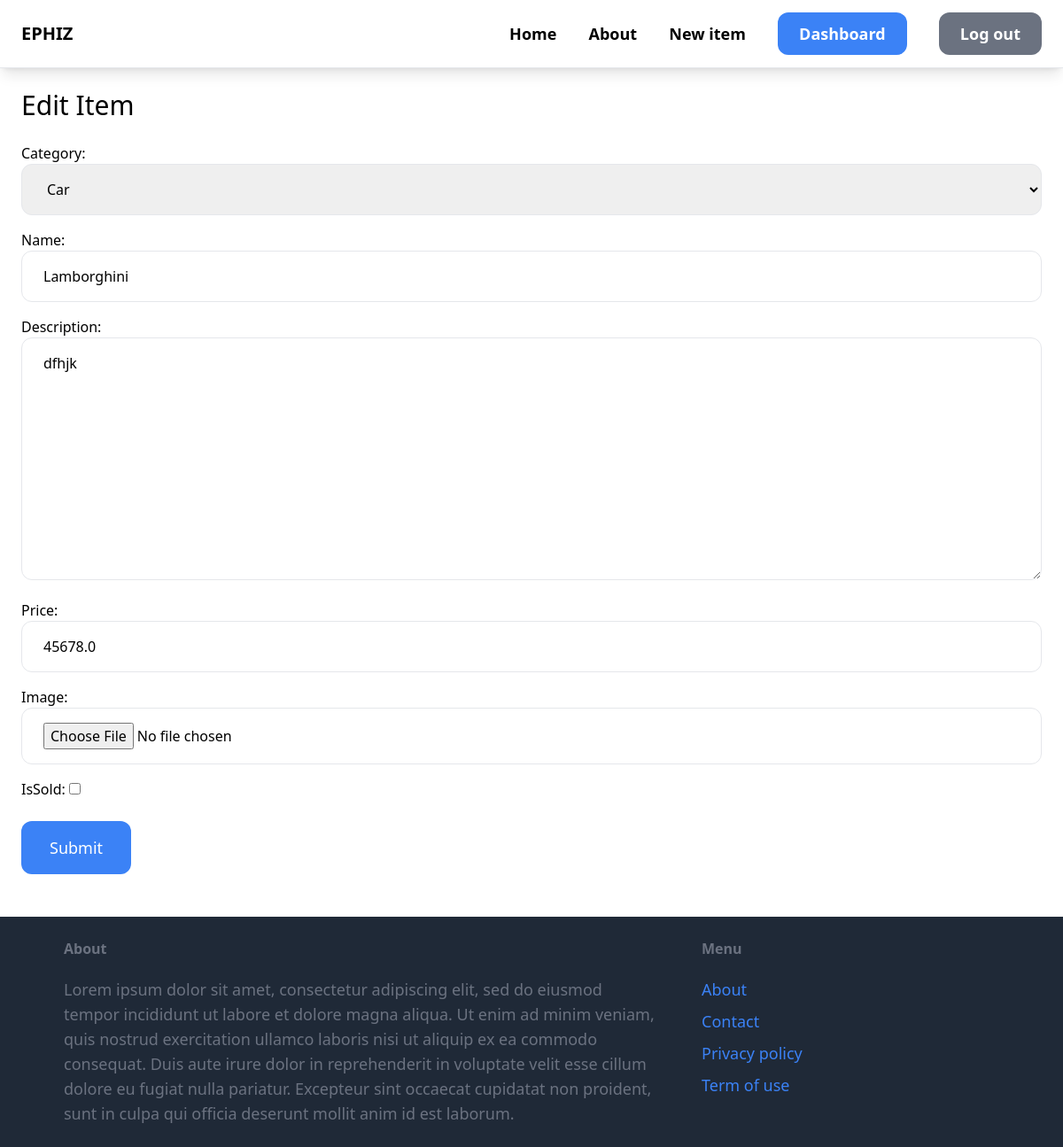
Page /item/3/edit/ (signed in) on the earlier database version.
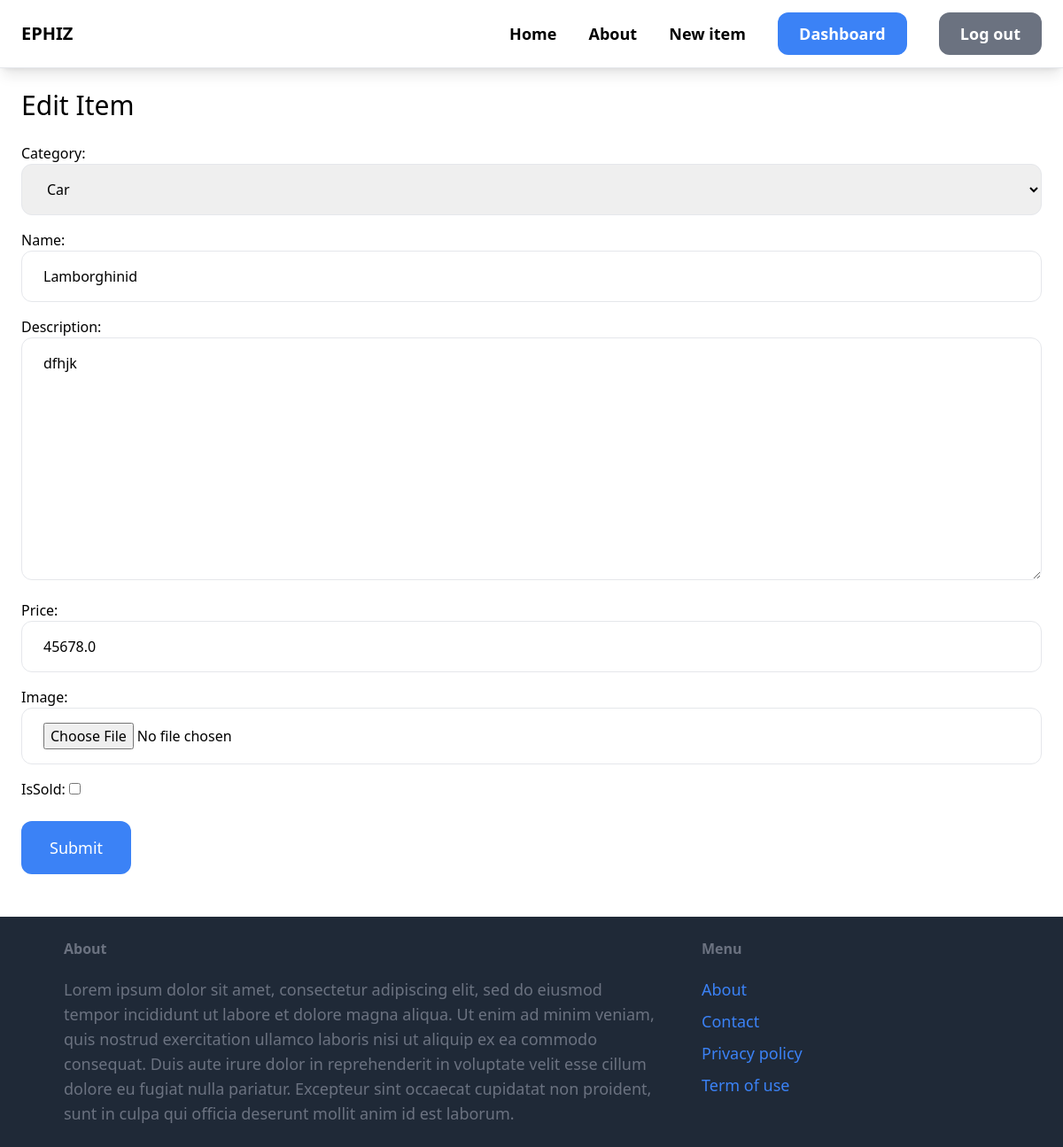
Same page on the later database version.
### item/models.py (models this page shows, shortened)
class Category(models.Model):
    name = models.CharField(max_length=255)
    class Meta:
        verbose_name_plural = 'Categories'
    def __str__(self):
        return self.name

class Item(models.Model):
    category = models.ForeignKey(Category, related_name='items', on_delete=models.CASCADE)
    name = models.CharField(max_length=255)
    image = models.ImageField(upload_to='item_images/', blank=True, null=True)
    description = models.TextField(blank=True, null = True)
    price = models.FloatField()
    isSold = models.BooleanField(default=False)
    createdAt = models.DateTimeField(auto_now_add=True)
    createdBy = models.ForeignKey(User, related_name='items', on_delete=models.CASCADE)

### item/views.py (the view)
# urls.py: path('<int:pk>/edit/', views.edit, name='edit'),
@login_required
def edit(request, pk):
    item = get_object_or_404(Item, pk=pk, createdBy=request.user)
    if request.method == 'POST':
        form = EditItemForm(request.POST, request.FILES, instance=item)
        if form.is_valid():
            form.save()
        return redirect('item:detail', pk=item.id)
    else:
        form = EditItemForm(instance=item)
    return render(request, 'item/form.html', {
        'form': form,
        'title': 'Edit Item'
    })

### item/forms.py
class EditItemForm(forms.ModelForm):
    class Meta:
        model = Item
        fields = ('category', 'name', 'description', 'price', 'image', 'isSold')
        widgets = {
            'category': forms.Select(attrs={'class': inputCSS}),
            'name': forms.TextInput(attrs={'class': inputCSS}),
            'description': forms.Textarea(attrs={'class': inputCSS}),
            'price': forms.TextInput(attrs={'class': inputCSS}),
            'image': forms.FileInput(attrs={'class': inputCSS}),
        }

### templates/item/form.html (shortened to what this page needs)
{% extends 'base.html' %}
{% block content %}
    <h1 class="mb-6 text-3xl">{{title}}</h1>
    <form method="POST" action="." enctype="multipart/form-data">
         <div class="space-y-4">
            {{form.as_p}}
        </div>
        <button class="mt-6 px-8 py-4 text-lg bg-blue-500 hover:bg-blue-700 rounded-xl text-white">Submit</button>
    </form>
{% endblock %}

Differences in the rows shown:
changed through a linked row, Category: name "Lamborghini" → "Lamborghinid"
